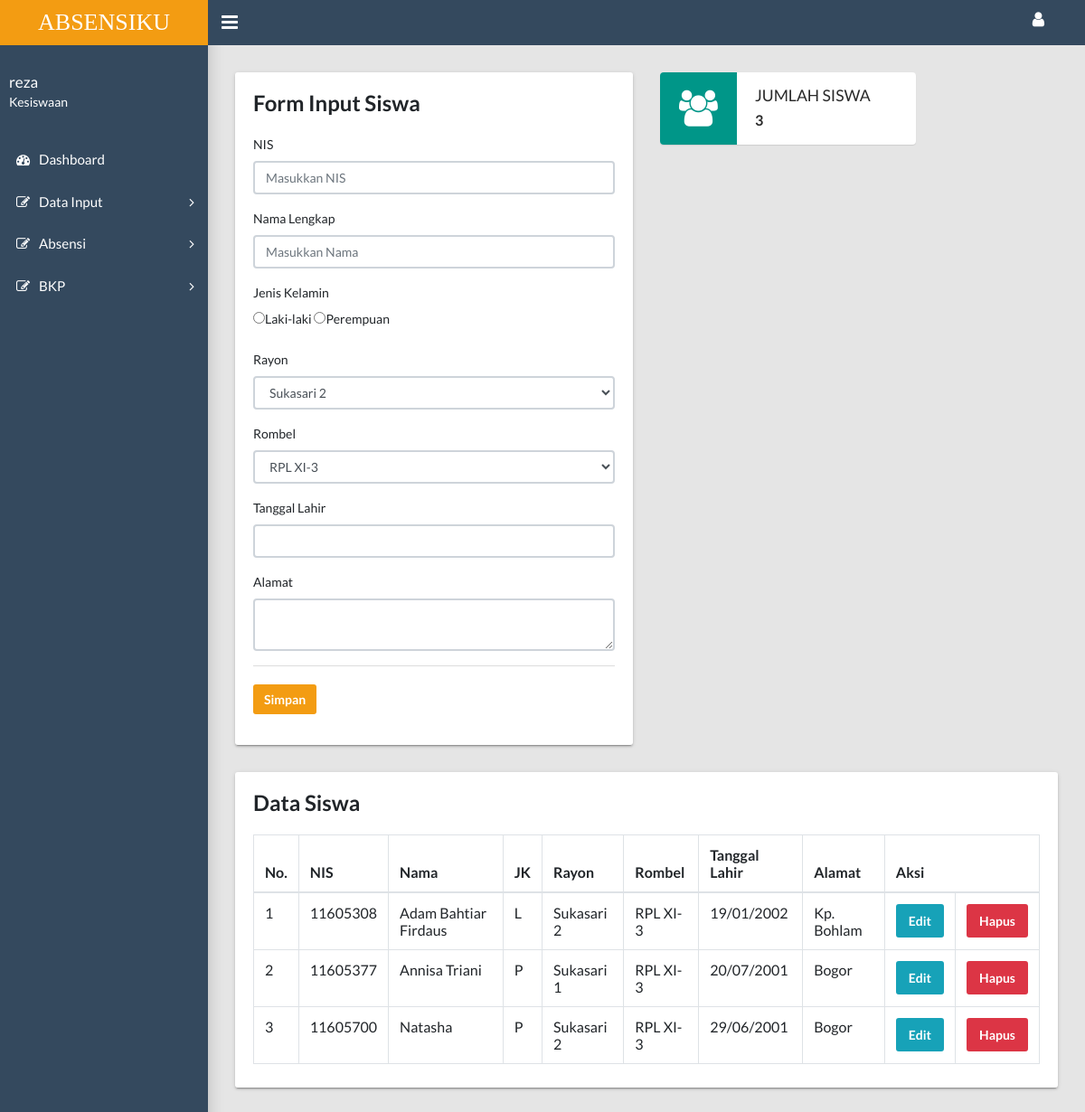
Screenshot of /pagekesiswaan.php?page=siswa (signed in) with the database file from the repository.
### tables this page shows
CREATE TABLE `tb_user` (
  `id` varchar(5) NOT NULL,
  `nama` varchar(35) NOT NULL,
  `username` varchar(14) NOT NULL,
  `password` varchar(35) NOT NULL,
  `user_role` enum('Kesiswaan','Pembimbing') NOT NULL,
  `rayon` varchar(20) NOT NULL
);

CREATE TABLE `tb_siswa` (
  `nis` varchar(8) NOT NULL,
  `nama` varchar(100) NOT NULL,
  `jk` varchar(1) NOT NULL,
  `rayon` varchar(20) NOT NULL,
  `rombel` varchar(20) NOT NULL,
  `tgl_lahir` varchar(10) NOT NULL,
  `alamat` varchar(100) NOT NULL
);

### controller.php (called while the page is built, shortened)
<?php
    $username = "root";
    $password = "";
    $database = "cbtproduktif";
    $hostname = "localhost";
    $con = mysqli_connect($hostname,$username,$password,$database) or die("Connection Corrupt");
    class CRUD{
        public function select($table){
            global $con;
            $sql = "SELECT * FROM $table";
            $query = mysqli_query($con,$sql);
            $data = [];
            while($bigData = mysqli_fetch_assoc($query)){
                $data[] = $bigData;
            }
            return $data;
        }
        public function selectWhere($table,$where,$whereValues){
            global $con;
            $sql = "SELECT * FROM $table WHERE $where = '$whereValues'";
            $query = mysqli_query($con,$sql);
            return $data = mysqli_fetch_assoc($query);
        }
        public function selectCount($table,$namaField){
            global $con;
            $sql = "SELECT COUNT($namaField) as count FROM $table";
            $query = mysqli_query($con,$sql);
            return $data = mysqli_fetch_assoc($query);
        }
    }
?>

### siswa.php (the view, shortened to what this page needs)
  <?php
  $perintah = new CRUD();
  $data = $perintah->select('tb_siswa');
?>
<div class="row">
  <div class="col-md-6">
    <div class="tile">
      <h3 class="tile-title">Form Input Siswa</h3>
      <form method="post">
      <div class="tile-body">
                 <div class="form-group">
                  <label class="control-label">NIS</label>
                  <input pattern="[0-9 A-Z]+" class="form-control" type="number" autocomplete="off" name="nis" required placeholder="Masukkan NIS" value="<?= @$edit['nis'] ?>">
                </div>
                <div class="form-group">
                  <label class="control-label">Nama Lengkap</label>
                  <input class="form-control" type="text" name="nama" required placeholder="Masukkan Nama" value="<?= @$edit['nama'] ?>">
                </div>
                <label>Jenis Kelamin</label>
                <div class="form-group">
                  <label class="radio-inline">
                  <input type="radio" name="jk" value="L" required
                    <?php if (isset($_GET['edit'])) {
                      if (@$edit['jk'] == "L") {
                        echo "checked='on'";
                      }
                    } ?>
                  >Laki-laki
                  </label>
                  <label class="radio-inline">
                  <input type="radio" name="jk" value="P" required
                    <?php if (isset($_GET['edit'])) {
                      if (@$edit['jk'] == "P") {
                        echo "checked='on'";
                      }
                    } ?>
                  >Perempuan
                  </label>
                </div>
                <div class="form-group">
                    <label for="exampleSelect1">Rayon</label>
                    <select class="form-control" name="rayon" id="exampleSelect1" required >
                      <?php
                        $rayon = $perintah->select("tb_rayon");
                        foreach ($rayon as $ry) { ?>
                          <option value="<?= $ry['rayon'] ?>"
                              <?php
                                if (@$edit['rayon'] == $ry['rayon']) {
                                  echo "selected";
                                }
                              ?>
                            >
                          <?php echo $ry['rayon']; ?>
                          </option>
                        <?php } ?>
                    </select>
                </div>
                <div class="form-group">
                    <label for="exampleSelect1">Rombel</label>
                    <select class="form-control" name="rombel" id="exampleSelect1" required >
                      <?php
                        $rombel = $perintah->select("tb_rombel");
                        foreach ($rombel as $rb) { ?>
                          <option value="<?= $rb['rombel'] ?>"
                              <?php
                                if (@$edit['rombel'] == $rb['rombel']) {
                                  echo "selected";
                                }
                              ?>
                          >
                          <?php echo $rb['rombel']; ?>
                          </option>
                      <?php } ?>
                    </select>
                </div>
                <div class="form-group">
                  <label class="control-label">Tanggal Lahir</label>
                  <input class="form-control" name="tgl_lahir" id="tglhr" required type="text" value="<?= @$edit['tgl_lahir'] ?>">
                </div>
                <div class="form-group">
                  <label class="control-label">Alamat</label>
                  <textarea class="form-control" name="alamat" required type="text"><?= @$edit['alamat'] ?></textarea>
                </div>
            </div>
            <div class="tile-footer">
              <?php if (@$_GET['id'] == "") { ?>
                <button type="submit" class="btn btn-primary" name="simpan">Simpan</button>
              <?php }else{ ?>
                <button type="submit" class="btn btn-primary" name="ubah">Ubah</button>
              <?php } ?>
            </div>
          </form>
    </div>
  </div>
  <?php
     $siswa = $perintah->selectCount("tb_siswa","nis");
   ?>
  <div class="col-md-4">
    <div class="widget-small primary coloured-icon"><i class="icon fa fa-users fa-3x"></i>
      <div class="info">
        <h4>Jumlah Siswa</h4>
        <p><b><?php echo $siswa['count']; ?></b></p>
      </div>
    </div>
  </div>
</div>
<div class="row">
  <div class="col-md-12">
      <div class="tile">
      <h3 class="tile-title">Data Siswa</h3>
      <div class="tile-body">
        <table class="table table-hover table-bordered" id="sampleTable">
          <thead>
            <tr>
              <th>No.</th>
              <th>NIS</th>
              <th>Nama</th>
              <th>JK</th>
              <th>Rayon</th>
              <th>Rombel</th>
              <th>Tanggal Lahir</th>
              <th>Alamat</th>
              <th colspan="2">Aksi</th>
            </tr>
          </thead>
          <tbody>
            <?php
                $no = 1;
                foreach ($data as $siswa) { ?>
                <tr>
                  <td><?php echo $no; ?></td>
                  <td><?php echo $siswa['nis'] ?></td>
                  <td><?php echo $siswa['nama'] ?></td>
                  <td><?php echo $siswa['jk'] ?></td>
                  <td><?php echo $siswa['rayon'] ?></td>
                  <td><?php echo $siswa['rombel'] ?></td>
                  <td><?php echo $siswa['tgl_lahir'] ?></td>
                  <td><?php echo $siswa['alamat'] ?></td>
                  <td><a class="btn btn-info" href="?page=siswa&edit&id=<?php echo $siswa['nis'] ?>">Edit</a></td>
                  <td><a href="#" class="btn btn-danger" id="btdelete<?php echo $no; ?>">Hapus</a></td>
              </tr>
            <?php $no++; } ?>
          </tbody>
        </table>
      </div>
    </div>
  </div>
</div>

### pagekesiswaan.php (shortened to what this page needs)
<?php
      include "controller.php";
      $function = new CRUD();
      $sesAuth = $function->selectWhere("tb_user","username",$_SESSION['username']);
?>
<!DOCTYPE html>
<html lang="en">
  <head>
    <link rel="stylesheet" type="text/css" href="css/main.css">
    <link rel="stylesheet" type="text/css" href="https://maxcdn.bootstrapcdn.com/font-awesome/4.7.0/css/font-awesome.min.css">
  </head>
  <body class="app sidebar-mini rtl">
    <header class="app-header"><a class="app-header__logo" href="index.html">ABSENSIKU</a>
      <a class="app-sidebar__toggle" href="#" data-toggle="sidebar" aria-label="Hide Sidebar"></a>
      <ul class="app-nav ">
        <li class="dropdown"><a class="app-nav__item" href="#" data-toggle="dropdown" aria-label="Open Profile Menu"><i class="fa fa-user fa-lg"></i></a>
        </li>
      </ul>
    </header>
    <aside class="app-sidebar"  style="background-color: #34495e !important; ">
      <div class="app-sidebar__user">
        <div>
          <p class="app-sidebar__user-name"><?= $sesAuth['nama'] ?></p>
          <p class="app-sidebar__user-designation"><?= $sesAuth['user_role'] ?></p>
        </div>
      </div>
      <ul class="app-menu">
        <li><a class="app-menu__item " href="pagekesiswaan.php"><i class="app-menu__icon fa fa-dashboard"></i><span class="app-menu__label">Dashboard</span></a></li>
        <li class="treeview"><a class="app-menu__item" href="#" data-toggle="treeview"><i class="app-menu__icon fa fa-edit"></i><span class="app-menu__label">Data Input</span><i class="treeview-indicator fa fa-angle-right"></i></a>
        </li>
        <li class="treeview"><a class="app-menu__item" href="#" data-toggle="treeview"><i class="app-menu__icon fa fa-edit"></i><span class="app-menu__label">Absensi</span><i class="treeview-indicator fa fa-angle-right"></i></a>
        </li>
        <li class="treeview"><a class="app-menu__item" href="#" data-toggle="treeview"><i class="app-menu__icon fa fa-edit"></i><span class="app-menu__label">BKP</span><i class="treeview-indicator fa fa-angle-right"></i></a>
        </li>
      </ul>
    </aside>
    <main class="app-content">
      <?php
        @$page = $_GET['page'];
        switch ($page) {
          case 'siswa':
            include "siswa.php";
          break;
        }
       ?>
    </main>
  </body>
</html>

### pagekesiswaan.php (style rules this page uses)
.app-header { background-color: #34495e !important; }
.app-header__logo { background-color: #f39c12 !important; }
.app-sidebar__toggle { background-color: #34495e !important; }

### siswa.php (style rules this page uses)
.btn-primary { background-color: #f39c12 !important; border: none; }

### rows the page displays
tb_user: nama "reza", user_role "Kesiswaan"
tb_siswa: nis "11605308", nama "Adam Bahtiar Firdaus", jk "L", rayon "Sukasari 2", rombel "RPL XI-3", tgl_lahir "19/01/2002", alamat "Kp. Bohlam"
tb_siswa: nis "11605377", nama "Annisa Triani", jk "P", rayon "Sukasari 1", rombel "RPL XI-3", tgl_lahir "20/07/2001", alamat "Bogor"
tb_siswa: nis "11605700", nama "Natasha", jk "P", rayon "Sukasari 2", rombel "RPL XI-3", tgl_lahir "29/06/2001", alamat "Bogor"

### other values shown
$siswa['count'] "3"
form field rayon "Sukasari 2"
form field rombel "RPL XI-3"
